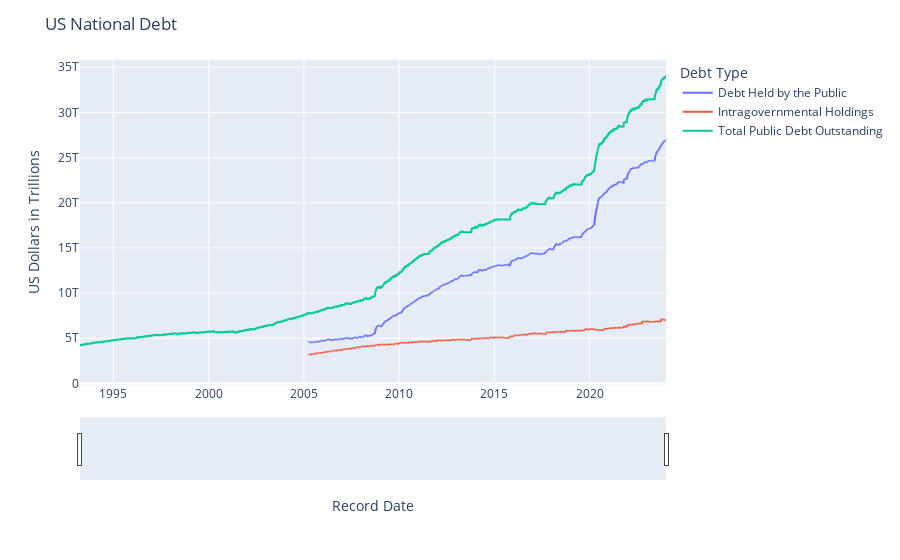

Notebook code for this chart:
### Code cell
# Plot lines
plot = px.line(nd_df, x=nd_df.index, y=['Debt Held by the Public', 'Intragovernmental Holdings', 'Total Public Debt Outstanding'])

# Labels for plot
plot.update_layout(
    yaxis_title = 'US Dollars in Trillions',
    legend_title = 'Debt Type',
    title = 'US National Debt'
)

# Enable slider
plot.update_xaxes(rangeslider_visible = True)

plot.show()

### Figure 1 — Plotly figure (JSON) as saved in the notebook; plotly's stock layout.template omitted (floating-point values rounded to 4 significant figures; data arrays with more than 128 entries replaced by an {"elided": "..."} marker saying what was removed)
{"data": [{"hovertemplate": "variable=Debt Held by the Public<br>Record Date=%{x}<br>value=%{y}<extra></extra>", "legendgroup": "Debt Held by the Public", "line": {"color": "#636efa", "dash": "solid"}, "marker": {"symbol": "circle"}, "mode": "lines", "name": "Debt Held by the Public", "showlegend": true, "type": "scattergl", "x": {"elided": "7717 str values"}, "xaxis": "x", "y": {"elided": "7717 float values"}, "yaxis": "y"}, {"hovertemplate": "variable=Intragovernmental Holdings<br>Record Date=%{x}<br>value=%{y}<extra></extra>", "legendgroup": "Intragovernmental Holdings", "line": {"color": "#EF553B", "dash": "solid"}, "marker": {"symbol": "circle"}, "mode": "lines", "name": "Intragovernmental Holdings", "showlegend": true, "type": "scattergl", "x": {"elided": "7717 str values"}, "xaxis": "x", "y": {"elided": "7717 float values"}, "yaxis": "y"}, {"hovertemplate": "variable=Total Public Debt Outstanding<br>Record Date=%{x}<br>value=%{y}<extra></extra>", "legendgroup": "Total Public Debt Outstanding", "line": {"color": "#00cc96", "dash": "solid"}, "marker": {"symbol": "circle"}, "mode": "lines", "name": "Total Public Debt Outstanding", "showlegend": true, "type": "scattergl", "x": {"elided": "7717 str values"}, "xaxis": "x", "y": {"elided": "7717 float values"}, "yaxis": "y"}], "layout": {"legend": {"title": {"text": "Debt Type"}, "tracegroupgap": 0}, "margin": {"t": 60}, "title": {"text": "US National Debt"}, "xaxis": {"anchor": "y", "domain": [0, 1], "rangeslider": {"visible": true}, "title": {"text": "Record Date"}}, "yaxis": {"anchor": "x", "domain": [0, 1], "title": {"text": "US Dollars in Trillions"}}}}
